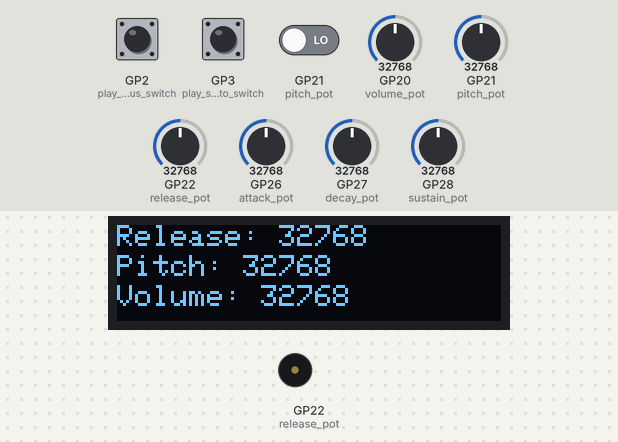
Recording of a program running on a simulated Raspberry Pi Pico running CircuitPython. On the bench: 128×32 one-colour display, buzzer (waves = sounding). The inputs (shaded band) are chosen by the test bench; at power-on: GP2 (play_continuous_switch) HIGH, GP20 (volume_pot) = 32768, GP21 (pitch_pot) = 32768, GP22 (release_pot) = 32768, GP26 (attack_pot) = 32768, GP3 (play_staccato_switch) HIGH, GP21 (pitch_pot) LOW, GP27 (decay_pot) = 32768, GP28 (sustain_pot) = 32768 (analog values on the 0–65535 scale). USB keyboard and mouse output is not drawn.

Above: at 1.02 s.
1.3 s: GP2 (play_continuous_switch) pulled LOW for 0.2 s
At 1.7 s:
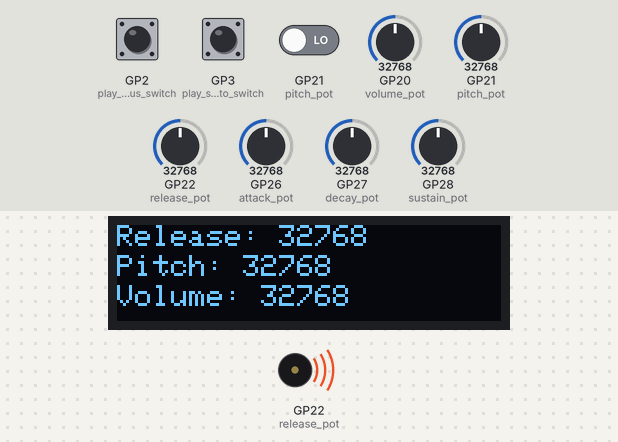
3.0 s: GP20 (volume_pot) set to 45874
At 5.74 s:
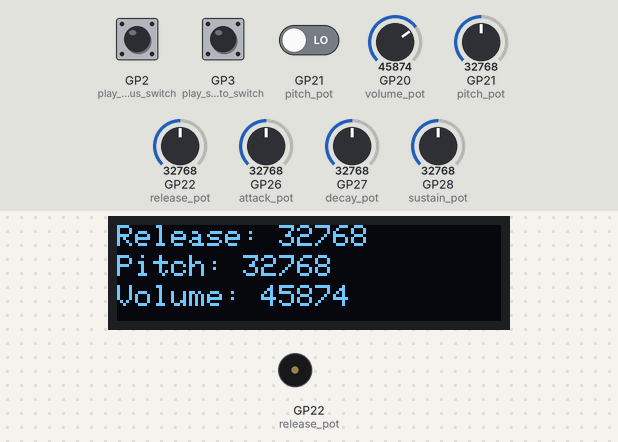
6.0 s: GP21 (pitch_pot) set to 45874
At 6.43 s:
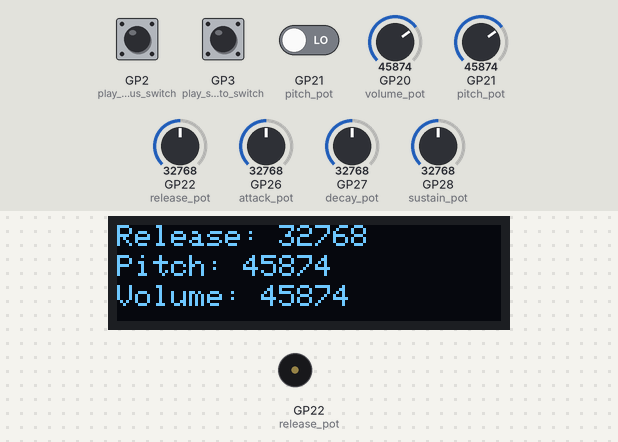
7.8 s: GP22 (release_pot) set to 45874
At 8.13 s:
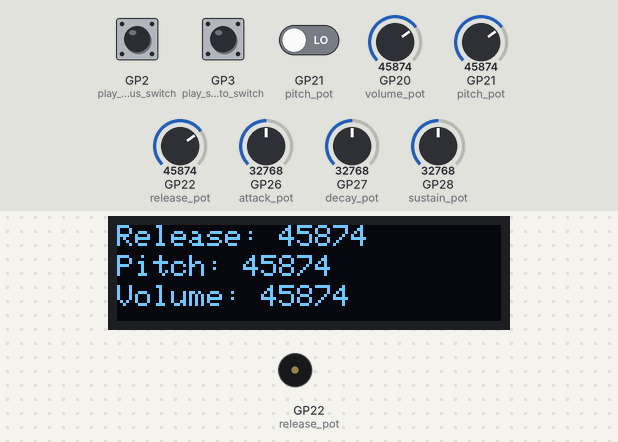
9.5 s: GP26 (attack_pot) set to 45874
At 9.67 s:
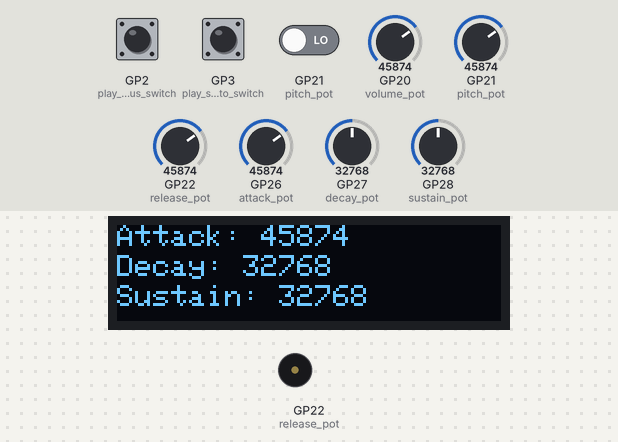
11.0 s: GP3 (play_staccato_switch) pulled LOW for 0.2 s
At 11.5 s:
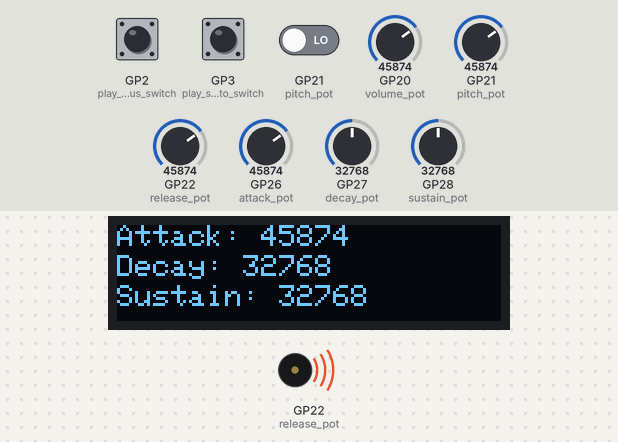
Timing chart, 0 to 13.7 s (numbered marks = the images above; inputs shaded):
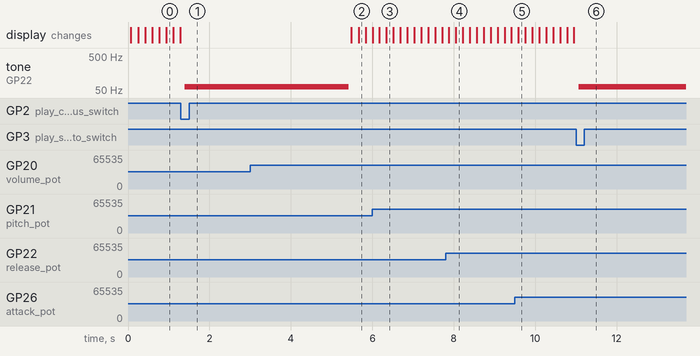

Measured:
- after the input at 1.3 s, tone on GP22 (release_pot): silent → 62 Hz after 0.10 s
- after the input at 3.0 s, the display: first differs from a run without the input after 2.7 s (image 2)
- after the input at 6.0 s, the display: first differs from a run without the input after 0.35 s (image 3)
- after the input at 7.8 s, the display: first differs from a run without the input after 0.25 s (image 4)
- after the input at 9.5 s, the display: changes after 0.09 s (image 5)
- after the input at 11.0 s, tone on GP22 (release_pot): silent → 62 Hz after 0.06 s

The program:

code.py
```python
import time
import board
import digitalio
import analogio
import usb_hid
from adafruit_hid.keyboard import Keyboard
from adafruit_hid.keycode import Keycode
from adafruit_hid.keyboard_layout_us import KeyboardLayoutUS
import audioio
import math
import adafruit_ssd1306

# Initialize the potentiometer inputs
attack_pot = analogio.AnalogIn(board.GP26)
decay_pot = analogio.AnalogIn(board.GP27)
sustain_pot = analogio.AnalogIn(board.GP28)
release_pot = analogio.AnalogIn(board.GP22)
pitch_pot = analogio.AnalogIn(board.GP21)
volume_pot = analogio.AnalogIn(board.GP20)

# Initialize the switches
play_continuous_switch = digitalio.DigitalInOut(board.GP2)
play_continuous_switch.direction = digitalio.Direction.INPUT
play_continuous_switch.pull = digitalio.Pull.UP

play_staccato_switch = digitalio.DigitalInOut(board.GP3)
play_staccato_switch.direction = digitalio.Direction.INPUT
play_staccato_switch.pull = digitalio.Pull.UP

# Initialize the keyboard
kbd = Keyboard(usb_hid.devices)

# Initialize the keyboard layout
layout = KeyboardLayoutUS(kbd)

# Define the modulation range
MODULATION_RANGE = 2000  # Adjust this based on your preference

# Define the note frequencies for the middle C scale
scale_frequencies = [
    261.63, 293.66, 329.63, 349.23, 392.00, 440.00, 493.88
]

# Define the keycodes for the keys QWERTYU
keycodes = [
    Keycode.Q, Keycode.W, Keycode.E, Keycode.R, Keycode.T, Keycode.Y, Keycode.U
]

# Define the audio sample rate and buffer size
SAMPLE_RATE = 22050  # Adjust this based on your preference
BUFFER_SIZE = 128

# Initialize the audio output
audio = audioio.AudioOut(board.GP0)

# Initialize the display
i2c = board.I2C()
oled = adafruit_ssd1306.SSD1306_I2C(128, 32, i2c)
oled.mode = 1

# Define the display mode
DISPLAY_MODE_PAGE1 = 1
DISPLAY_MODE_PAGE2 = 2
display_mode = DISPLAY_MODE_PAGE1

# Function to map potentiometer values to modulation range
def map_pot_value(value):
    return int((value / 65535) * MODULATION_RANGE)

# Function to generate a sine wave sample
def generate_sample(frequency, volume):
    sample = bytearray(BUFFER_SIZE)
    for i in range(BUFFER_SIZE):
        value = int((math.sin(2 * math.pi * frequency * i / SAMPLE_RATE) + 1) * 32767 / 2)
        value = int(value * volume / MODULATION_RANGE)
        sample[i] = value & 0xFF
    return sample

# Function to update the display with the current parameters
def update_display(page):
    oled.fill(0)
    if page == DISPLAY_MODE_PAGE1:
        oled.text("Attack: " + str(attack_pot.value), 0, 0, 1)
        oled.text("Decay: " + str(decay_pot.value), 0, 10, 1)
        oled.text("Sustain: " + str(sustain_pot.value), 0, 20, 1)
    elif page == DISPLAY_MODE_PAGE2:
        oled.text("Release: " + str(release_pot.value), 0, 0, 1)
        oled.text("Pitch: " + str(pitch_pot.value), 0, 10, 1)
        oled.text("Volume: " + str(volume_pot.value), 0, 20, 1)
    oled.show()

# Function to play a note based on potentiometer values
def play_note():
    pitch = map_pot_value(pitch_pot.value)
    attack = map_pot_value(attack_pot.value)
    decay = map_pot_value(decay_pot.value)
    sustain = map_pot_value(sustain_pot.value)
    release = map_pot_value(release_pot.value)

    # Determine the note based on potentiometer values
    note_index = int(pitch / (65535 / len(scale_frequencies)))
    note_frequency = scale_frequencies[note_index]

    # Play the note with digital audio output
    keycode = keycodes[note_index]
    kbd.press(keycode)

    # Set the volume based on the potentiometer value
    volume = map_pot_value(volume_pot.value)

    # Generate the audio sample for the note
    sample = generate_sample(note_frequency, volume)

    # Play the audio sample
    with audioio.AudioOut(board.GP22) as audio:
        audio.play(audioio.RawSample(sample), loop=True)

        time.sleep(attack / 1000)
        kbd.release_all()
        time.sleep(decay / 1000)
        kbd.press(keycode)
        time.sleep(sustain / 1000)
        kbd.release_all()
        time.sleep(release / 1000)

    audio.stop()

# Main loop
while True:
    if not play_continuous_switch.value:
        play_note()

    if not play_staccato_switch.value:
        play_note()

    if display_mode == DISPLAY_MODE_PAGE1:
        update_display(DISPLAY_MODE_PAGE1)
        if not digitalio.DigitalInOut(board.GP21).value:
            display_mode = DISPLAY_MODE_PAGE2
    elif display_mode == DISPLAY_MODE_PAGE2:
        update_display(DISPLAY_MODE_PAGE2)
        if not digitalio.DigitalInOut(board.GP21).value:
            display_mode = DISPLAY_MODE_PAGE1

    time.sleep(0.1)  # Adjust sleep duration based on your preference
```
